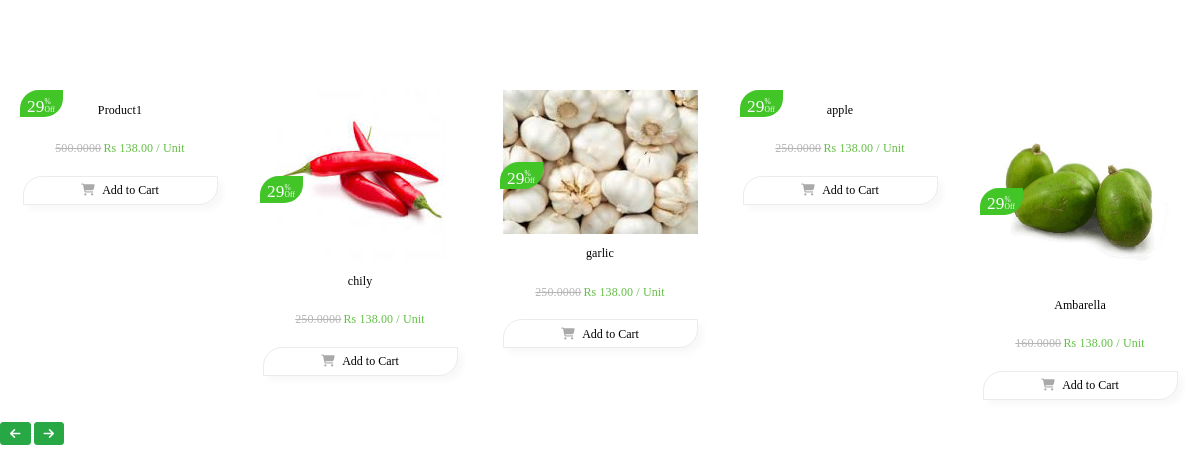
/nx.php, run on the app's committed database.
### tables this page shows
CREATE TABLE `adminproducts` (
  `p_id` int(10) UNSIGNED NOT NULL,
  `p_type` enum('standard','service') NOT NULL DEFAULT 'standard',
  `p_code` varchar(50) DEFAULT NULL,
  `hsn_code` varchar(100) DEFAULT NULL,
  `barcode_symbology` varchar(50) DEFAULT NULL,
  `p_name` varchar(100) NOT NULL,
  `category_id` int(10) UNSIGNED NOT NULL DEFAULT 0,
  `unit_id` int(10) UNSIGNED NOT NULL,
  `m_type` varchar(255) DEFAULT NULL,
  `p_image` varchar(250) DEFAULT NULL,
  `description` longtext DEFAULT NULL
);

CREATE TABLE `admin_product_to_store` (
  `id` int(10) UNSIGNED NOT NULL,
  `product_id` int(11) NOT NULL,
  `store_id` int(11) NOT NULL DEFAULT 1,
  `purchase_price` decimal(25,4) NOT NULL DEFAULT 0.0000,
  `sell_price` decimal(25,4) NOT NULL DEFAULT 0.0000,
  `quantity_in_stock` decimal(25,4) NOT NULL DEFAULT 0.0000,
  `alert_quantity` decimal(25,4) NOT NULL DEFAULT 10.0000,
  `sup_id` int(10) UNSIGNED NOT NULL,
  `brand_id` int(10) DEFAULT NULL,
  `box_id` int(10) UNSIGNED DEFAULT NULL,
  `taxrate_id` int(10) UNSIGNED DEFAULT NULL,
  `tax_method` varchar(55) NOT NULL DEFAULT 'inclusive',
  `preference` longtext DEFAULT NULL,
  `e_date` date DEFAULT NULL,
  `p_date` date NOT NULL,
  `status` tinyint(1) NOT NULL DEFAULT 1,
  `sort_order` int(10) NOT NULL DEFAULT 0
);

### nx.php (the view, shortened to what this page needs)
<html lang="en">
<head>
  <link rel="stylesheet" href="https://cdnjs.cloudflare.com/ajax/libs/font-awesome/4.7.0/css/font-awesome.min.css">
  <link rel="stylesheet" href="https://stackpath.bootstrapcdn.com/bootstrap/4.5.2/css/bootstrap.min.css">
    <link rel="stylesheet" href="assets/css/login.css">
    <link rel="stylesheet" href="assets/css/homepage.css">
</head>
        <?php
            include("config.php");
            $rowperpage = 5;
            $row = 0;
        ?>
    <div id="content">
    <div class="product-container">
                        <div class="m-0 row-cols-2 row-cols-xs-2 row-cols-sm-3 row-cols-md-3 row-cols-lg-5 row">
            <?php
            $sql = "SELECT * FROM adminproducts  limit $row,".$rowperpage;
            $result = mysqli_query($con,$sql);
            while($fetch = mysqli_fetch_array($result)){
                $p_name = $fetch['p_name'];
                $p_id= $fetch['p_id'];
                $p_image = $fetch['p_image'];
                $result2 = mysqli_query($con,"SELECT  `product_id`, `sell_price` FROM `admin_product_to_store` where `product_id` = $p_id");
                                        while($row2 = mysqli_fetch_array($result2))
                                        {
                                            $sell_price= $row2['sell_price'];
                                        }
                ?>
                <div class="col" style="padding-bottom: 15px;">
                                        <div class="product-card-container">
                                            <div class="row">
                                                <div class="product-card-image-container col-md-12">
                                                <img class="img-fluid" src="<?php echo $p_image; ?>">
                                                    <div class="product-card-promotion-badge">
                                                        <div class="product-card-promotion-badge-single-line">
                                                            <div class="product-card-promotion-badge-percentage">29</div>
                                                            <div>
                                                                <div class="product-card-promotion-badge-suffix">%</div>
                                                                <div class="product-card-promotion-badge-suffix">Off</div>
                                                            </div>
                                                        </div>
                                                    </div>
                                                </div>
                                                <div class="product-card-name col-md-12"><?php echo $p_name; ?></div>
                                                <div class="product-card-price-container col-md-12">
                                                    <div class="product-card-original-price"><?php echo $sell_price; ?></div>
                                                    <div class="product-card-final-price">Rs 138.00 / Unit</div>
                                                </div>
                                                <div class="product-card-button-container col-md-12">
                                                    <button type="button" class="product-card-button-add btn btn-primary btn-block" onclick="display()">
                                                    <i class="fas fa-shopping-cart"></i>Add to Cart</button></div>
                                            </div>
                                        </div>
                                    </div>
            <?php
        }
            ?>
        <form method="post" action="">
            <div id="div_pagination">
<button type="submit" class="btn btn-success ClickCheck" id="Create " name="but_prev"> <i class="fa fa-arrow-left"></i></button>
<button type="submit" class="btn btn-success ClickCheck" id="Create " name="but_next"> <i class="fa fa-arrow-right"></i></button>
            </div>
        </form>
    </div>
    </div>
    </div>
    </body>
</html>

### assets/css/login.css (style rules this page uses)
[type=button]:not(:disabled), [type=reset]:not(:disabled), [type=submit]:not(:disabled), button:not(:disabled) { cursor: pointer; }
[type=button], [type=reset], [type=submit], button { -webkit-appearance: button; }
button, select { text-transform: none; }
button, input { overflow: visible; }
button, input, optgroup, select, textarea { margin: 0; font-family: inherit; font-size: inherit; line-height: inherit; }
button { border-radius: 0; }
.fa, .fas { font-family: 'font awesome 5 free'; font-weight: 900; }
.fa, .fas, .far, .fal, .fad, .fab { -moz-osx-font-smoothing: grayscale; -webkit-font-smoothing: antialiased; display: inline-block; font-style: normal; font-variant: normal; text-rendering: auto; line-height: 1; }
::marker { color: transparent; font-size: 1.2em }
html { font-size: 16px }
@media (min-width:321px) { html { font-size: 10px } }
@media (min-width:375px) { html { font-size: 11px } }
@media (min-width:768px) { html { font-size: 11px } }
@media (min-width:1200px) { html { font-size: 12px } }

### assets/css/homepage.css (style rules this page uses)
.product-card-container { transition: box-shadow .3s; background-color: #fff; border-radius: 1.875rem 0; padding: .625rem; text-align: center; letter-spacing: .01rem; font-size: 1rem }
.product-card-name { color: #000; padding-top: .875rem; height: 3.75rem; max-height: 3.75rem; overflow: hidden; display: -webkit-box; -webkit-line-clamp: 2; -webkit-box-orient: vertical; text-overflow: ellipsis }
.product-card-image-container { position: relative; display: inline-block; cursor: pointer }
.product-card-promotion-badge { position: absolute; top: 50%; left: 1rem; border-radius: 1.5625rem 0; background-color: #41c527; color: #fff; font-family: foco-bold; padding: .3125rem .625rem; text-align: center }
.product-card-promotion-badge-single-line { display: flex; align-items: center; justify-content: center }
.product-card-promotion-badge-percentage { font-size: 1.4375rem; height: 1.625rem }
.product-card-promotion-badge-suffix { font-size: .625rem; height: .625rem; text-align: left }
.product-card-price-container { padding-top: .3125rem; display: flex; justify-content: center }
.product-card-original-price { color: #b5b5b5; text-decoration: line-through; padding-right: .1875rem }
.product-card-final-price { color: #64bf47; font-family: foco-bold }
.product-card-button-container { padding-top: 1.5625rem }
.product-card-button-add { background-color: #fff; color: #000; border-radius: 1.5625rem 0; border: .0625rem solid #ebebeb; box-shadow: .4375rem .4375rem .625rem rgba(0, 0, 0, .03) }
.product-card-button-add i { color: #a9a9a9; padding-right: .625rem }
html { font-size: 16px }
@media (min-width:321px) { html { font-size: 10px } }
@media (min-width:375px) { html { font-size: 11px } }
@media (min-width:768px) { html { font-size: 11px } }
@media (min-width:1200px) { html { font-size: 12px } }
.product-container { padding-top: 6.875rem }
img, svg { vertical-align: middle; }
img { border-style: none; }
.img-fluid { height: auto; cursor: pointer }

### data on the page
adminproducts: p_name "Product1", admin_product_to_store.sell_price "500.0000"
adminproducts: p_image (picture), p_name "chily", admin_product_to_store.sell_price "250.0000"
adminproducts: p_image (picture), p_name "garlic", admin_product_to_store.sell_price "250.0000"
adminproducts: p_name "apple"
admin_product_to_store: sell_price "250.0000"
adminproducts: p_image (picture), p_name "Ambarella", admin_product_to_store.sell_price "160.0000"
